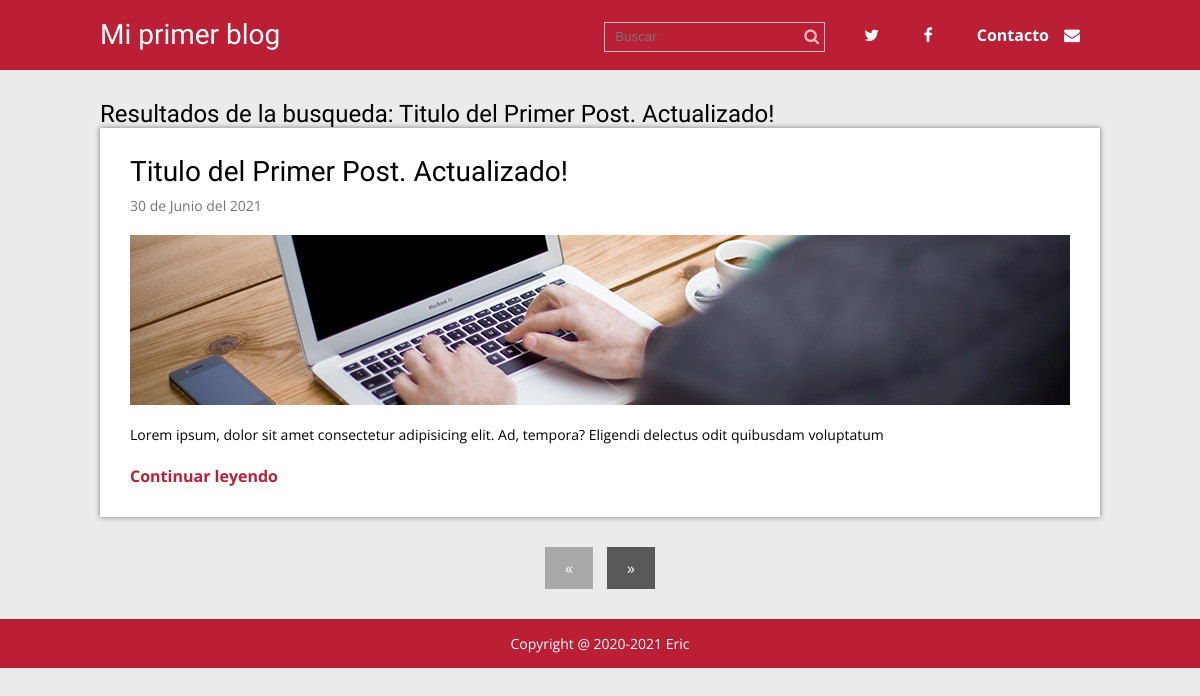
Page /buscar.php?busqueda=Titulo del Primer Post. Actualizado! on the committed database.
### tables this page shows
CREATE TABLE `articulos` (
  `id` int(11) NOT NULL,
  `titulo` varchar(200) DEFAULT NULL,
  `extracto` varchar(200) DEFAULT NULL,
  `fecha` timestamp NOT NULL DEFAULT current_timestamp(),
  `texto` text DEFAULT NULL,
  `thumb` varchar(50) DEFAULT NULL
);

### buscar.php (called while the page is built, shortened)
<?php
require 'admin/config.php';
require 'funtions.php';
$conexion = conexion($bd_config);
if ($_SERVER['REQUEST_METHOD'] == 'GET'  && !empty($_GET['busqueda'])) {
    $busqueda = limpiarDatos($_GET['busqueda']);
    $statement = $conexion->prepare(
        'SELECT * FROM articulos WHERE titulo LIKE :busqueda or texto like :busqueda'
    );
    $statement->execute(array(':busqueda' => "%$busqueda%"));
    $resultados = $statement->fetchAll();
    if (empty($resultados)) {
        $titulo = 'No se encontraron articulos con el reultado: ' . $busqueda;
    }else {
        $titulo = 'Resultados de la busqueda: ' . $busqueda;
    }
}else {
    header('Location: ' . RUTA . './index.php');
}
require './views/buscar.view.php';
?>

### funtions.php (called while the page is built, shortened)
<?php
function limpiarDatos($datos){
    $datos = trim($datos);
    $datos = stripslashes($datos);
    $datos = htmlspecialchars($datos);
    return $datos;
}
function fecha($fecha){
    $timestamp = strtotime($fecha);
    $meses = ['Enero','Febrero','Marzo','Abril','Mayo','Junio','Julio','Agosto','Septiembre','Octubre','Noviembre','Diciembre'];
    $dia = date('d', $timestamp);
    $mes = date('m', $timestamp)-1;
    $year = date('Y', $timestamp);
    $fecha = "$dia de $meses[$mes] del $year";
    return $fecha;
}
?>

### views/buscar.view.php (the view)
<?php require'header.php' ?>
<div class="contenedor">
<h2><?php echo $titulo ?></h2>
    <?php foreach($resultados as $post): ?>
    <div class="post">
        <article>
            <h2 class="titulo"><a href="single.php?id=<?php echo $post['id'] ?>"><?php echo $post['titulo'] ?></a></h2>
            <p class="fecha"><?php echo fecha($post['fecha']); ?></p>
            <div class="thumb">
                <a href="single.php?id=<?php echo $post['id'] ?>">
                    <img src="<?php echo RUTA; ?>/imagenes/<?php echo $post['thumb'] ?>" alt="">
                </a>
            </div>
            <p class="extracto"><?php echo $post['extracto'] ?></p>
            <a href="single.php?id=<?php echo $post['id'] ?>" class="continuar">Continuar leyendo</a>
        </article>
    </div>
    <?php endforeach; ?>
    <?php require'paginacion.php' ?>
</div>
<?php require'footer.php' ?>

### css/estilos.css (style rules this page uses)
* { margin: 0; padding: 0; -webkit-box-sizing: border-box; -moz-box-sizing: border-box; box-sizing: border-box; }
body { font-size: 16px; font-family: 'Open Sans', sans-serif; background: #ebebeb; }
h1, h2, h3, h4, h5, h6 { font-family: "Oswald", Arial, Sans-serif; font-weight: normal; }
a { text-decoration: none; color:#BB1F35; }
.contenedor { max-width: 1000px; width: 90%; margin: auto; }
.post { width: 100%; background: #fff; box-shadow: 0px 0px 5px rgba(0,0,0, .5); margin-bottom: 30px; padding: 30px; }
.post article .titulo { font-family: "Oswald", Arial, Sans-serif; font-size: 28px; font-weight: normal; line-height: 28px; margin-bottom: 10px; }
.post article .titulo a { color:#000; }
.post article .fecha { color:#747474; font-size: 14px; margin-bottom: 20px; }
.post article .thumb { margin-bottom: 20px; }
.post article .thumb img { vertical-align: top; width: 100%; }
.post article .extracto { font-size: 14px; line-height: 20px; margin-bottom: 20px; }
.post article .continuar { color:#BB1F35; font-weight: bold; }

### rows in the picture
articulos: titulo "Titulo del Primer Post. Actualizado!", fecha "30 de Junio del 2021", thumb (picture), extracto "Lorem ipsum, dolor sit amet consectetur adipisicing elit. Ad, tempora? Eligendi delectus odit quibusdam voluptatum"

### other values in the picture
$titulo "Resultados de la busqueda: Titulo del Primer Post. Actualizado!"
